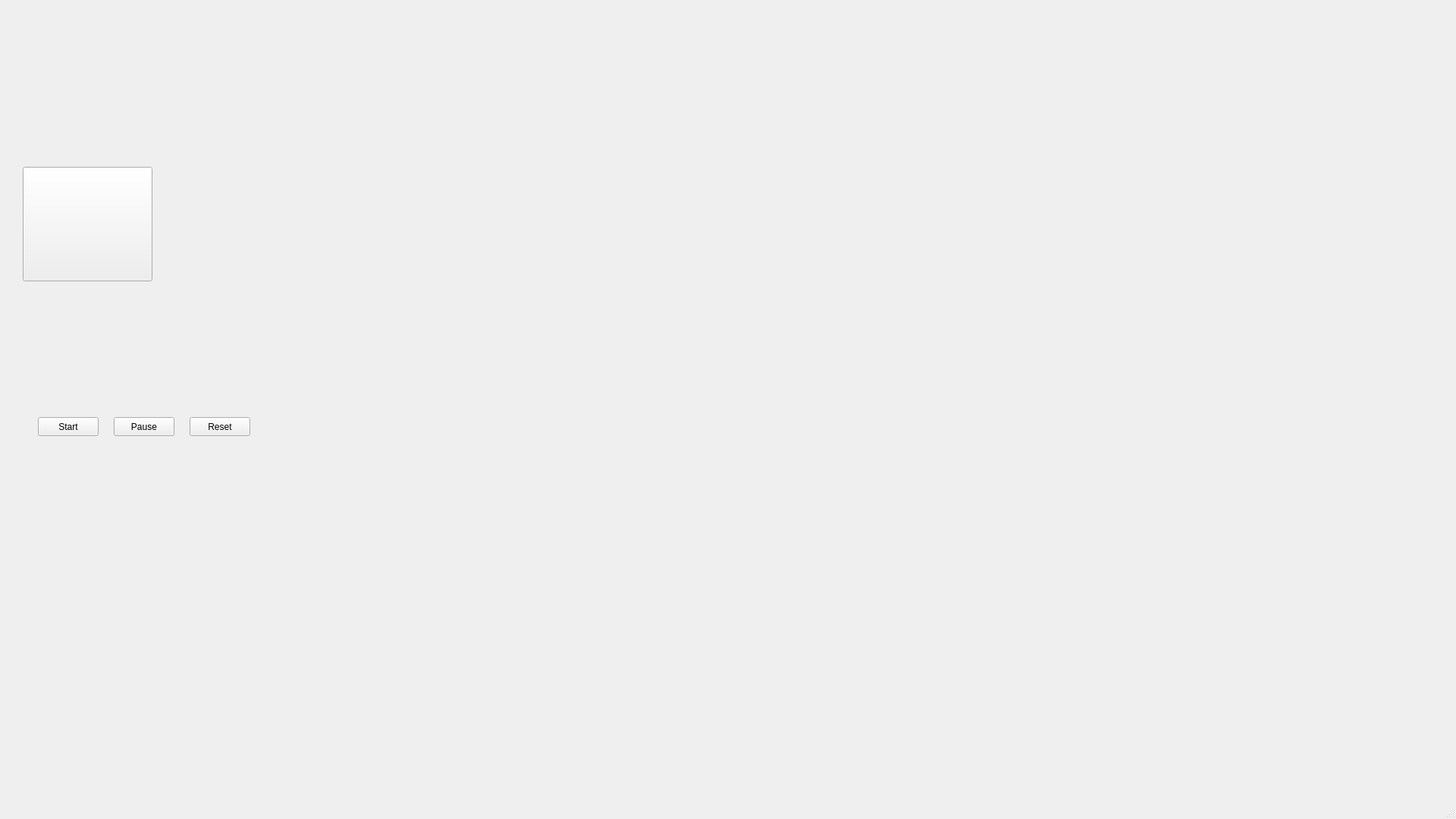
<?xml version="1.0" encoding="UTF-8"?>
<ui version="4.0">
 <class>MainWindow</class>
 <widget class="QMainWindow" name="MainWindow">
  <property name="geometry">
   <rect>
    <x>0</x>
    <y>0</y>
    <width>1920</width>
    <height>1080</height>
   </rect>
  </property>
  <property name="windowTitle">
   <string>MainWindow</string>
  </property>
  <widget class="QWidget" name="centralwidget">
   <widget class="QPushButton" name="btnStart">
    <property name="geometry">
     <rect>
      <x>50</x>
      <y>550</y>
      <width>80</width>
      <height>25</height>
     </rect>
    </property>
    <property name="text">
     <string>Start</string>
    </property>
   </widget>
   <widget class="QPushButton" name="btnPause">
    <property name="geometry">
     <rect>
      <x>150</x>
      <y>550</y>
      <width>80</width>
      <height>25</height>
     </rect>
    </property>
    <property name="text">
     <string>Pause</string>
    </property>
   </widget>
   <widget class="QPushButton" name="btnReset">
    <property name="geometry">
     <rect>
      <x>250</x>
      <y>550</y>
      <width>80</width>
      <height>25</height>
     </rect>
    </property>
    <property name="text">
     <string>Reset</string>
    </property>
   </widget>
   <widget class="QPushButton" name="btnAlmacen">
    <property name="geometry">
     <rect>
      <x>30</x>
      <y>220</y>
      <width>171</width>
      <height>151</height>
     </rect>
    </property>
    <property name="text">
     <string/>
    </property>
    <property name="icon">
     <iconset theme="D:\Estructuras\alamcen.png"/>
    </property>
   </widget>
  </widget>
  <widget class="QMenuBar" name="menubar">
   <property name="geometry">
    <rect>
     <x>0</x>
     <y>0</y>
     <width>1920</width>
     <height>25</height>
    </rect>
   </property>
  </widget>
  <widget class="QStatusBar" name="statusbar"/>
 </widget>
 <resources/>
 <connections/>
</ui>
